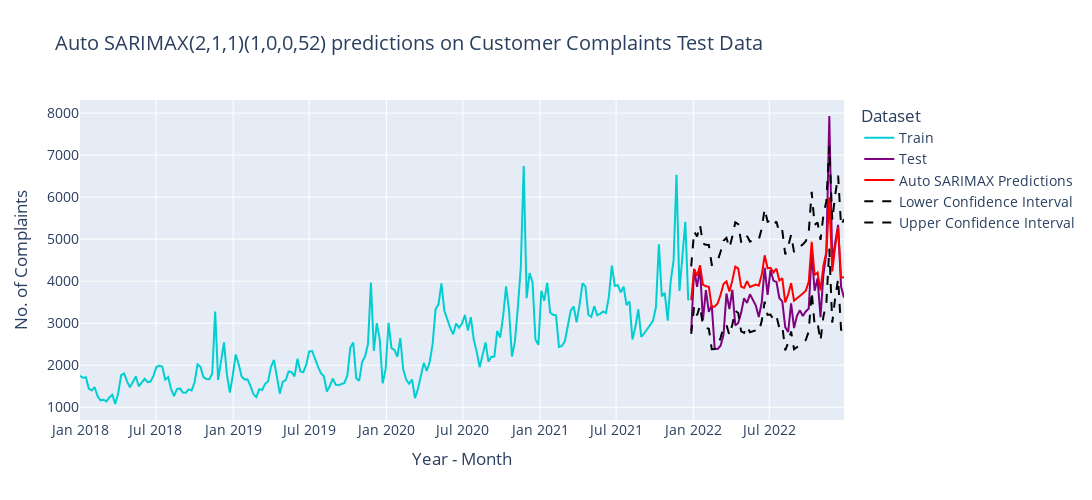

Notebook cell for this chart:
### Code cell
fig = go.Figure()
fig.add_trace(go.Scatter(x=train.index, y=train['complaints'],  
                         mode='lines', name='Train',  
                         line=dict(color='darkturquoise')))

fig.add_trace(go.Scatter(x=test.index, y=test['complaints'], 
                         mode='lines', name='Test',  
                         line=dict(color='purple')))

fig.add_trace(go.Scatter(x=test.index, y=auto_arima_forecast, 
                         mode='lines', name='Auto SARIMAX Predictions',  
                         line=dict(color='red')))

# Adding confidence interval - lower bound
fig.add_trace(go.Scatter(x=test.index, y=conf_int[:, 0], 
                         mode='lines', name='Lower Confidence Interval',  
                         line=dict(color='black', dash='dash')))

# Adding confidence interval - upper bound
fig.add_trace(go.Scatter(x=test.index, y=conf_int[:, 1], 
                         mode='lines', name='Upper Confidence Interval',  
                         line=dict(color='black', dash='dash')))

fig.update_layout(
    title='Auto SARIMAX(2,1,1)(1,0,0,52) predictions on Customer Complaints Test Data',
    xaxis_title='Year - Month', yaxis_title='No. of Complaints',
    legend_title='Dataset', font=dict(size=14), width=1100, height=500)
fig.show()
